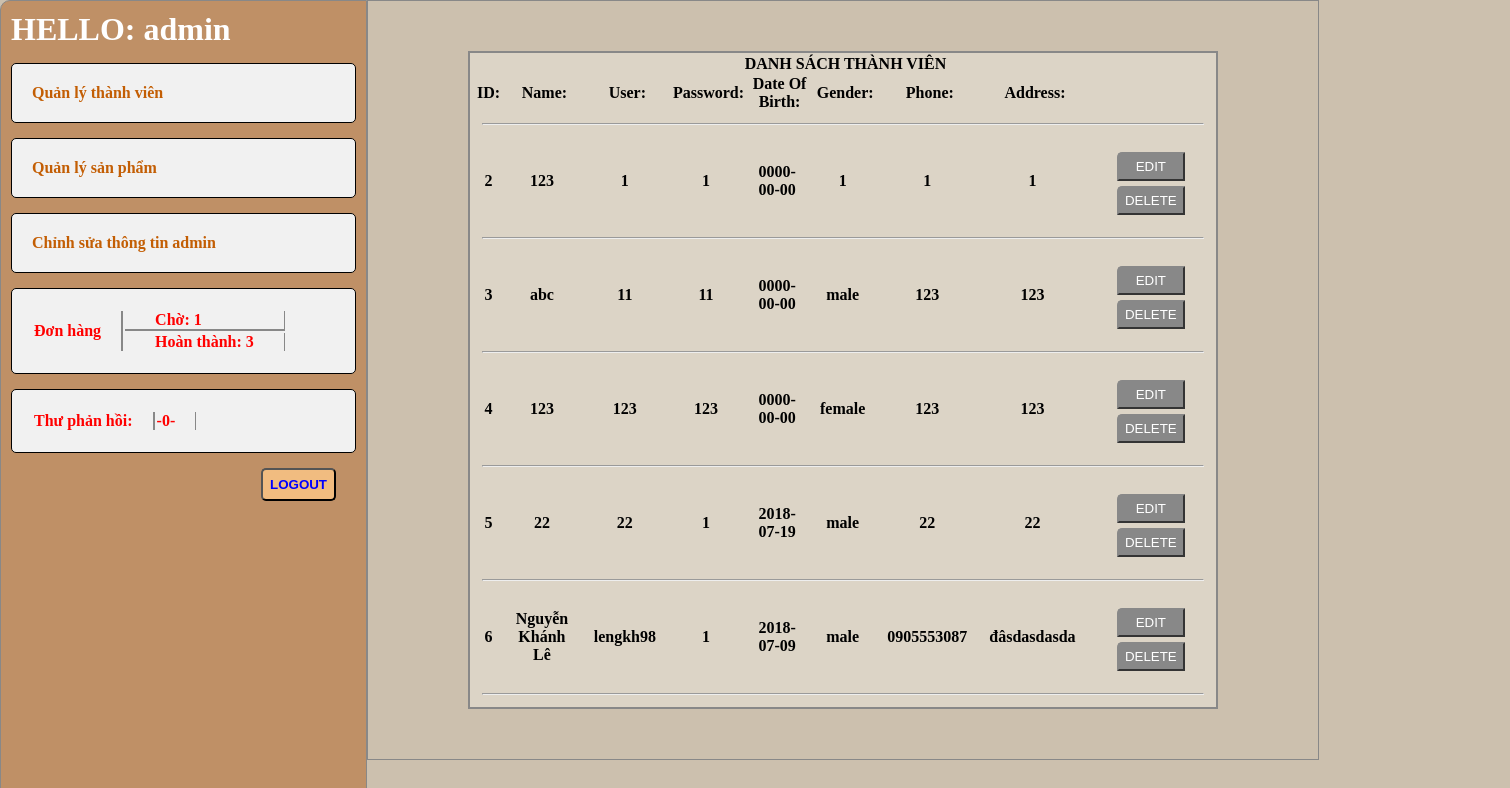
Page /listtv.php (signed in) on the committed database.
### tables this page shows
CREATE TABLE `users` (
  `user_id` int(225) NOT NULL AUTO_INCREMENT,
  `name` varchar(100) NOT NULL,
  `username` varchar(100) NOT NULL,
  `date_of_birth` date DEFAULT NULL,
  `gender` varchar(10) DEFAULT NULL,
  `phone` varchar(15) DEFAULT NULL,
  `address` varchar(120) DEFAULT NULL,
  `password` varchar(40) NOT NULL,
  `level` int(2) NOT NULL DEFAULT '0',
  PRIMARY KEY (`user_id`)
);

### listtv.php (the view, shortened to what this page needs)
<!DOCTYPE html>
<html>
	<?php include_once('head.php');?>
	<body id="admin">
		<div class="admin">
			<?php include_once('left-admin.php');?>
			<div class="right-admin">
				<?php
				$user=$_SESSION['user'];
				include_once('conn.php');
				if ($user!='admin') {
					echo '<script language="javascript">alert("Bạn không đủ quyền để truy cập");';
					echo 'location.href="home.php";</script>';
				}else {
					$sql = 'select * from users where username != "admin"';
					$kq =mysqli_query($con,$sql);
					echo '
					<table class="listtv" style="margin:0px;padding:0px;border:#888 2px solid;">
						<tr><th colspan="9">DANH SÁCH THÀNH VIÊN</th></tr>
							<tr>
								<th>ID:</th>
								<th>Name:</th>
								<th>User:</th>
								<th>Password:</th>
								<th>Date Of Birth:</th>
								<th>Gender:</th>
								<th>Phone:</th>
								<th>Address:</th>
								<th/>
							</tr>
							<tr><td colspan="9"><hr/></td></tr>';
					if (mysqli_num_rows($kq)>0) {
						while ($row=mysqli_fetch_assoc($kq)) {
							echo '
							<tr>
								<th>'.$row['user_id'].'</th>
								<td>'.$row['name'].'</td>
								<td>'.$row['username'].'</td>
								<td>'.$row['password'].'</td>
								<td>'.$row['date_of_birth'].'</td>
								<td>'.$row['gender'].'</td>
								<td>'.$row['phone'].'</td>
								<td>'.$row['address'].'</td>
								<td>
									<a onclick="return ConfirmEdit();" href="update_profile_admin.php?user_id='.$row['user_id'].'">
										<input type="button" style="border-top-left-radius:5px; padding:5px 17px; border-color:#888; background-color:#888; color:white; margin:5px 0px;"  value= "EDIT"/>
									</a>
									<a onclick="return ConfirmDelete();" href="delete_user.php?id='.$row['user_id'].'">
										<input type="button" style="border-top-left-radius:5px; padding:5px 6px; border-color:#888; background-color:#888; color:white;" value="DELETE"/>
									</a>
								</td>
							</tr>
							<tr><td colspan="9"><hr/></td></tr>';
						}
					}
				}
				?>
			</div>
		</div>
	</body>
</html>

### styles/style.css (style rules this page uses)
* { padding:0;margin:0; }
a { text-decoration:none; color:red; }
tr td { color:red; }
tr th { color:red; }
body { background:#2d271b; }
.listtv { background:#dcd4c6;padding:0px;width:100%; }
.listtv tr td, .listtv tr td a { padding:10px; color:black; text-align:center; }
.listtv tr th { color:black; padding-left: 5px; }
.listtv input { padding: 5px; }
.admin { width: 100%; margin: auto; background: #d68915; }
.right-admin { width:50%; text-align: center; border: #888 1px solid; font-weight: bold; float: left; padding: 50px 100px; }
#admin { width: 1500px; background: #ccc0ae; }

### rows in the picture
users: user_id "2", name "123", username "1", password "1", date_of_birth "0000-00-00", gender "1", phone "1", address "1"
users: user_id "3", name "abc", username "11", password "11", date_of_birth "0000-00-00", gender "male", phone "123", address "123"
users: user_id "4", name "123", username "123", password "123", date_of_birth "0000-00-00", gender "female", phone "123", address "123"
users: user_id "5", name "22", username "22", password "1", date_of_birth "2018-07-19", gender "male", phone "22", address "22"
users: user_id "6", name "Nguyễn Khánh Lê", username "lengkh98", password "1", date_of_birth "2018-07-09", gender "male", phone "0905553087", address "đâsdasdasda"

### other values in the picture
$user "admin"
$count_order_wait "1"
$count_order_finish "3"
$count_mail "0"
